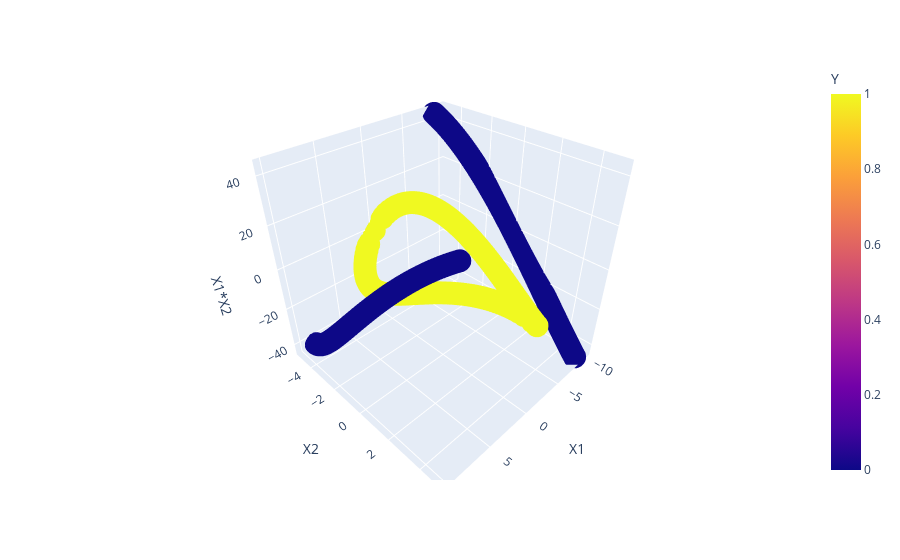

Write notebook code for a chart like this one.
### Code cell
fig = px.scatter_3d(df, x='X1', y='X2', z='X1*X2', color='Y')
fig

### Figure 1 — Plotly figure (JSON) as saved in the notebook; plotly's stock layout.template omitted (floating-point values rounded to 4 significant figures; data arrays with more than 128 entries replaced by an {"elided": "..."} marker saying what was removed)
{"data": [{"hovertemplate": "X1=%{x}<br>X2=%{y}<br>X1*X2=%{z}<br>Y=%{marker.color}<extra></extra>", "legendgroup": "", "marker": {"color": {"elided": "400 int values"}, "coloraxis": "coloraxis", "symbol": "circle"}, "mode": "markers", "name": "", "scene": "scene", "showlegend": false, "type": "scatter3d", "x": {"elided": "400 float values"}, "y": {"elided": "400 float values"}, "z": {"elided": "400 float values"}}], "layout": {"coloraxis": {"colorbar": {"title": {"text": "Y"}}, "colorscale": [[0, "#0d0887"], [0.1111, "#46039f"], [0.2222, "#7201a8"], [0.3333, "#9c179e"], [0.4444, "#bd3786"], [0.5556, "#d8576b"], [0.6667, "#ed7953"], [0.7778, "#fb9f3a"], [0.8889, "#fdca26"], [1, "#f0f921"]]}, "legend": {"tracegroupgap": 0}, "margin": {"t": 60}, "scene": {"domain": {"x": [0, 1], "y": [0, 1]}, "xaxis": {"title": {"text": "X1"}}, "yaxis": {"title": {"text": "X2"}}, "zaxis": {"title": {"text": "X1*X2"}}}}}
